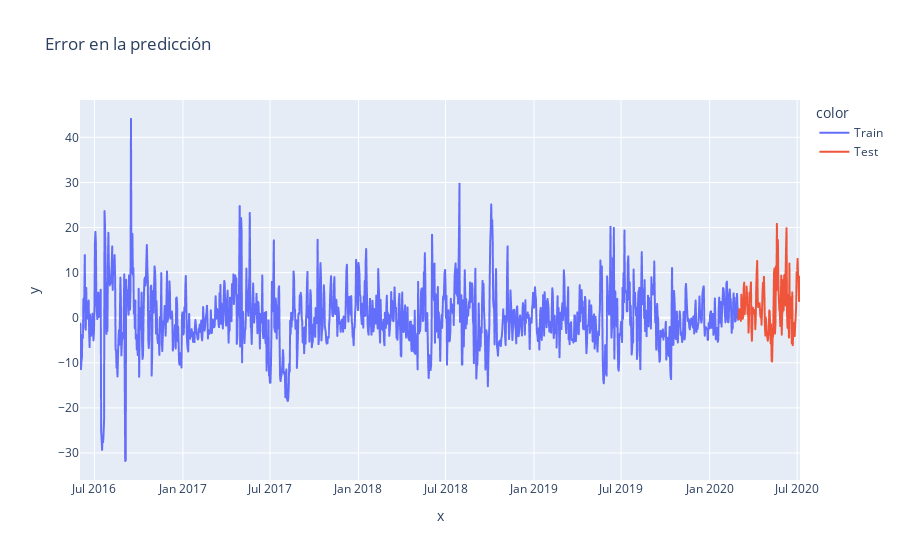

Write notebook code for a chart like this one.
### Code cell
# calculamos errores de train y test
error_train_prophet3 = y_train - train_pred_prophet3
error_test_prophet3 = y_test - test_pred_prophet3
error_prophet3 = pd.concat([error_train_prophet3, error_test_prophet3])

# graficamos errores
fig_error_prophet = px.line(x = df.date, y=error_prophet3, title='Error en la predicción', color = df.set)
fig_error_prophet.show()

### Figure 1 — Plotly figure (JSON) as saved in the notebook; plotly's stock layout.template omitted (floating-point values rounded to 4 significant figures; data arrays with more than 128 entries replaced by an {"elided": "..."} marker saying what was removed)
{"data": [{"hovertemplate": "color=Train<br>x=%{x}<br>y=%{y}<extra></extra>", "legendgroup": "Train", "line": {"color": "#636efa", "dash": "solid"}, "marker": {"symbol": "circle"}, "mode": "lines", "name": "Train", "showlegend": true, "type": "scattergl", "x": {"elided": "1369 str values"}, "xaxis": "x", "y": {"elided": "1369 float values"}, "yaxis": "y"}, {"hovertemplate": "color=Test<br>x=%{x}<br>y=%{y}<extra></extra>", "legendgroup": "Test", "line": {"color": "#EF553B", "dash": "solid"}, "marker": {"symbol": "circle"}, "mode": "lines", "name": "Test", "showlegend": true, "type": "scattergl", "x": {"elided": "129 str values"}, "xaxis": "x", "y": {"elided": "129 float values"}, "yaxis": "y"}], "layout": {"legend": {"title": {"text": "color"}, "tracegroupgap": 0}, "title": {"text": "Error en la predicción"}, "xaxis": {"anchor": "y", "domain": [0, 1], "title": {"text": "x"}}, "yaxis": {"anchor": "x", "domain": [0, 1], "title": {"text": "y"}}}}
